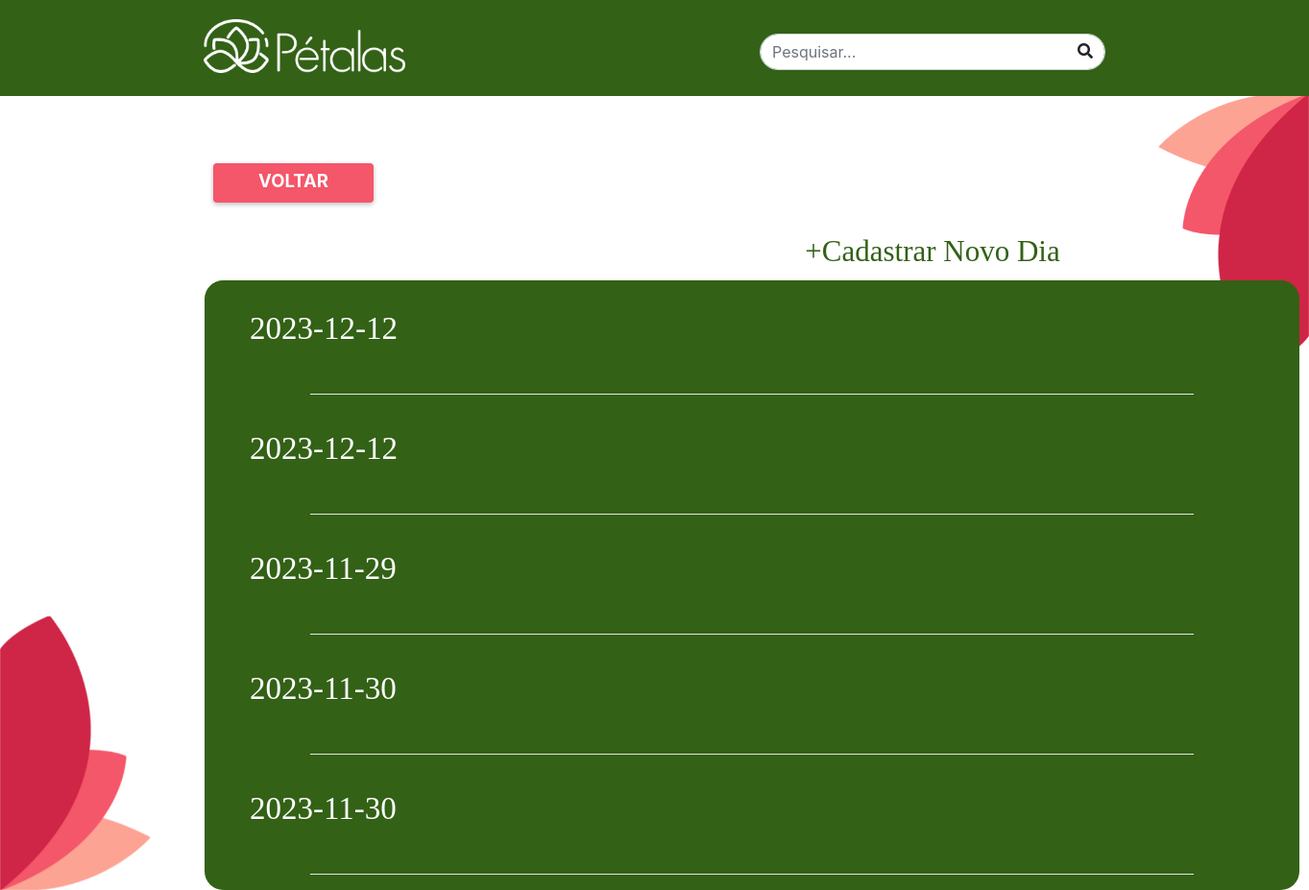
Page /presencas/Eu e o Mundo - Manhã/ on the committed database.
### petalas_app/models.py (models this page shows)
class Presenca(models.Model):
    id_presenca = models.AutoField(primary_key=True)
    data = models.DateField()
    turma = models.TextField(max_length=255)
    crianca_nome = models.TextField()
    presentes = models.BooleanField(default=False)

### petalas_app/views.py (the view)
# urls.py: path('presencas/<str:turma_atual>/', views.listagem_presenca, name='listagem_presencas'),
def listagem_presenca(request, turma_atual):
    context = {
        'presencas' : Presenca.objects.filter(turma = turma_atual),
        'turma' : turma_atual,
        'turma_url': reverse('listagem_criancas', kwargs={'turma_atual': turma_atual}),
    }
    return render(request, 'presencas.html', context)

### templates/presencas.html (shortened to what this page needs)
{% include "navbar.html" %}
<a href="{{ turma_url }}">
  <div class="btn voltar-btn titulo-site position-absolute">VOLTAR</div>
</a>
<a id="novo_dia" href="{% url 'cadastro_presenca' turma_atual=turma %}">
  <div class="cadastrar-dia position-absolute">+Cadastrar Novo Dia</div>
  <a>
    <div class="container child-list position-absolute">
      {% if presencas %} {% for presenca in presencas %}
      <div class="child-card">
        <div class="custom-name texto-site">
          <a
            id="ver_presenca"
            href="{% url 'info_presenca' presenca.id_presenca %}"
            style="color: #ffffff"
          >
            {{presenca.data|title}}
          </a>
        </div>
      </div>
      <hr />
      {% endfor %} {% else %}
      <h1>NÃO HÁ PRESENÇAS REGISTRADAS NESSA TURMA!!</h1>
      {% endif %}
    </div>
  </a></a
>

### templates/presencas.html (style rules this page uses)
.cadastrar-dia { width: 296px; height: 48px; flex-shrink: 0; color: #336116; text-align: center; font-family: Kumbh Sans; font-size: 31px; font-style: normal; font-weight: 400; line-height: normal; top: 244px; right: 244px; }
.child-list { flex-shrink: 0; border-radius: 19.402px; background: #336116; left: 213px; top: 292px; }
hr { width: 920px; height: 0px; flex-shrink: 0; stroke-width: 2px; stroke: #fff; background-color: #ffffff; }

### rows in the picture
Presenca: data "2023-12-12"
Presenca: data "2023-12-12"
Presenca: data "2023-11-29"
Presenca: data "2023-11-30"
Presenca: data "2023-11-30"
